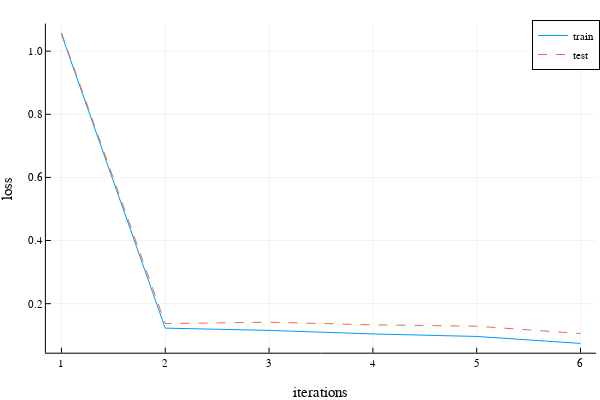
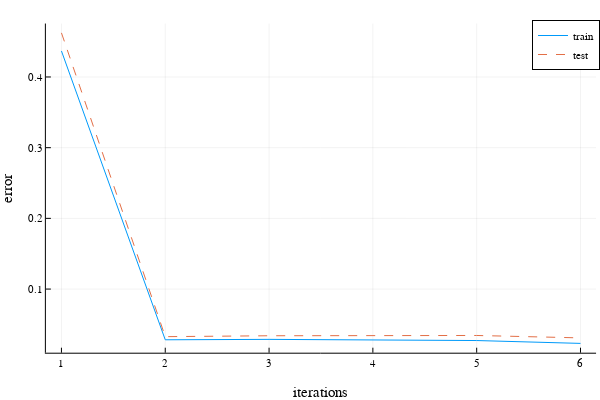

Here is the notebook cell these charts were saved with, in order:
### Code cell
Random.seed!(1)
dtrn = pHRIHelper(train_data;shuffled=true);
dtst = pHRIHelper(test_data;shuffled=true);
model = pHRITrainer(3, 256, 3)
display("Model Created")
ctrn = []; epochs=5;
for b in dtrn
   push!(ctrn,b) 
end
trnx10 = collect(flatten(ctrn for i in 1:epochs));
display("training Started")
model_trained,trnloss,tstloss,trnerror,tsterror = train_custom!(model, trnx10, dtst,dtrn)
display("training Done")
default(fmt=:png,ls=:auto)
loss_graph = plot(1:6, trnloss, label="train", xlabel="iterations", ylabel="loss")
plot!(1:6, tstloss, label="test")
error_graph = plot(1:6, trnerror, label="train", xlabel="iterations", ylabel="error")
plot!(1:6, tsterror, label="test")
display(loss_graph)
display(error_graph)

display("Last Results")
dloss = loss(model_trained, dtst)
tloss = loss(model_trained, dtrn)
dacc = accuracy(model_trained, dtst)
tacc = accuracy(model_trained, dtrn)

println("Development loss = ", dloss)
println("Development accuracy = ", dacc)
println("Training loss = ", tloss)
println("Training accuracy = ", tacc)

### Figure 1 — Plotly figure (JSON) as saved in the notebook; plotly's stock layout.template omitted (floating-point values rounded to 4 significant figures)
{"data": [{"colorbar": {"title": ""}, "legendgroup": "train", "line": {"color": "rgba(0, 154, 250, 1.000)", "dash": "solid", "shape": "linear", "width": 1}, "mode": "lines", "name": "train", "showlegend": true, "type": "scatter", "x": [1, 2, 3, 4, 5, 6], "xaxis": "x", "y": [1.054, 0.1226, 0.1154, 0.1042, 0.0962, 0.07423], "yaxis": "y", "zmax": null, "zmin": null}, {"colorbar": {"title": ""}, "legendgroup": "test", "line": {"color": "rgba(227, 111, 71, 1.000)", "dash": "dash", "shape": "linear", "width": 1}, "mode": "lines", "name": "test", "showlegend": true, "type": "scatter", "x": [1, 2, 3, 4, 5, 6], "xaxis": "x", "y": [1.058, 0.1369, 0.1414, 0.133, 0.1287, 0.1055], "yaxis": "y", "zmax": null, "zmin": null}], "layout": {"annotations": [], "height": 400, "legend": {"bgcolor": "rgba(255, 255, 255, 1.000)", "bordercolor": "rgba(0, 0, 0, 1.000)", "borderwidth": 1, "font": {"color": "rgba(0, 0, 0, 1.000)", "family": "sans-serif", "size": 11}, "title": {"font": {"color": "rgba(0, 0, 0, 1.000)", "family": "sans-serif", "size": 15}, "text": ""}, "tracegroupgap": 0, "traceorder": "normal", "x": 1, "xanchor": "auto", "y": 1, "yanchor": "auto"}, "margin": {"b": 20, "l": 0, "r": 0, "t": 20}, "paper_bgcolor": "rgba(255, 255, 255, 1.000)", "plot_bgcolor": "rgba(255, 255, 255, 1.000)", "showlegend": true, "width": 600, "xaxis": {"anchor": "y", "domain": [0.07647, 0.9934], "gridcolor": "rgba(0, 0, 0, 0.100)", "gridwidth": 0.5, "linecolor": "rgba(0, 0, 0, 1.000)", "mirror": false, "range": [0.85, 6.15], "showgrid": true, "showline": true, "showticklabels": true, "tickangle": 0, "tickcolor": "rgb(0, 0, 0)", "tickfont": {"color": "rgba(0, 0, 0, 1.000)", "family": "sans-serif", "size": 11}, "tickmode": "array", "ticks": "inside", "ticktext": ["1", "2", "3", "4", "5", "6"], "tickvals": [1, 2, 3, 4, 5, 6], "title": "iterations", "titlefont": {"color": "rgba(0, 0, 0, 1.000)", "family": "sans-serif", "size": 15}, "type": "-", "visible": true, "zeroline": false, "zerolinecolor": "rgba(0, 0, 0, 1.000)"}, "yaxis": {"anchor": "x", "domain": [0.07581, 0.9902], "gridcolor": "rgba(0, 0, 0, 0.100)", "gridwidth": 0.5, "linecolor": "rgba(0, 0, 0, 1.000)", "mirror": false, "range": [0.04472, 1.087], "showgrid": true, "showline": true, "showticklabels": true, "tickangle": 0, "tickcolor": "rgb(0, 0, 0)", "tickfont": {"color": "rgba(0, 0, 0, 1.000)", "family": "sans-serif", "size": 11}, "tickmode": "array", "ticks": "inside", "ticktext": ["0.2", "0.4", "0.6", "0.8", "1.0"], "tickvals": [0.2, 0.4, 0.6, 0.8, 1], "title": "loss", "titlefont": {"color": "rgba(0, 0, 0, 1.000)", "family": "sans-serif", "size": 15}, "type": "-", "visible": true, "zeroline": false, "zerolinecolor": "rgba(0, 0, 0, 1.000)"}}}

### Figure 2 — Plotly figure (JSON) as saved in the notebook; plotly's stock layout.template omitted (floating-point values rounded to 4 significant figures)
{"data": [{"colorbar": {"title": ""}, "legendgroup": "train", "line": {"color": "rgba(0, 154, 250, 1.000)", "dash": "solid", "shape": "linear", "width": 1}, "mode": "lines", "name": "train", "showlegend": true, "type": "scatter", "x": [1, 2, 3, 4, 5, 6], "xaxis": "x", "y": [0.4368, 0.02827, 0.02886, 0.02823, 0.02719, 0.02316], "yaxis": "y", "zmax": null, "zmin": null}, {"colorbar": {"title": ""}, "legendgroup": "test", "line": {"color": "rgba(227, 111, 71, 1.000)", "dash": "dash", "shape": "linear", "width": 1}, "mode": "lines", "name": "test", "showlegend": true, "type": "scatter", "x": [1, 2, 3, 4, 5, 6], "xaxis": "x", "y": [0.4624, 0.03268, 0.03396, 0.03414, 0.03436, 0.03095], "yaxis": "y", "zmax": null, "zmin": null}], "layout": {"annotations": [], "height": 400, "legend": {"bgcolor": "rgba(255, 255, 255, 1.000)", "bordercolor": "rgba(0, 0, 0, 1.000)", "borderwidth": 1, "font": {"color": "rgba(0, 0, 0, 1.000)", "family": "sans-serif", "size": 11}, "title": {"font": {"color": "rgba(0, 0, 0, 1.000)", "family": "sans-serif", "size": 15}, "text": ""}, "tracegroupgap": 0, "traceorder": "normal", "x": 1, "xanchor": "auto", "y": 1, "yanchor": "auto"}, "margin": {"b": 20, "l": 0, "r": 0, "t": 20}, "paper_bgcolor": "rgba(255, 255, 255, 1.000)", "plot_bgcolor": "rgba(255, 255, 255, 1.000)", "showlegend": true, "width": 600, "xaxis": {"anchor": "y", "domain": [0.07647, 0.9934], "gridcolor": "rgba(0, 0, 0, 0.100)", "gridwidth": 0.5, "linecolor": "rgba(0, 0, 0, 1.000)", "mirror": false, "range": [0.85, 6.15], "showgrid": true, "showline": true, "showticklabels": true, "tickangle": 0, "tickcolor": "rgb(0, 0, 0)", "tickfont": {"color": "rgba(0, 0, 0, 1.000)", "family": "sans-serif", "size": 11}, "tickmode": "array", "ticks": "inside", "ticktext": ["1", "2", "3", "4", "5", "6"], "tickvals": [1, 2, 3, 4, 5, 6], "title": "iterations", "titlefont": {"color": "rgba(0, 0, 0, 1.000)", "family": "sans-serif", "size": 15}, "type": "-", "visible": true, "zeroline": false, "zerolinecolor": "rgba(0, 0, 0, 1.000)"}, "yaxis": {"anchor": "x", "domain": [0.07581, 0.9902], "gridcolor": "rgba(0, 0, 0, 0.100)", "gridwidth": 0.5, "linecolor": "rgba(0, 0, 0, 1.000)", "mirror": false, "range": [0.009988, 0.4756], "showgrid": true, "showline": true, "showticklabels": true, "tickangle": 0, "tickcolor": "rgb(0, 0, 0)", "tickfont": {"color": "rgba(0, 0, 0, 1.000)", "family": "sans-serif", "size": 11}, "tickmode": "array", "ticks": "inside", "ticktext": ["0.1", "0.2", "0.3", "0.4"], "tickvals": [0.1, 0.2, 0.3, 0.4], "title": "error", "titlefont": {"color": "rgba(0, 0, 0, 1.000)", "family": "sans-serif", "size": 15}, "type": "-", "visible": true, "zeroline": false, "zerolinecolor": "rgba(0, 0, 0, 1.000)"}}}
